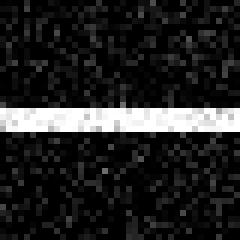
#> input picture workbook/projects/ch04/ml/cnn/test_images/horizontal_variation_1.png, 40 x 40 px (shown 6 times larger)
$ python class.py
#> lines starting #> are read from the running program, lines starting #| are printed output that depends on the picture
import numpy as np
from PIL import Image
import os

class SimpleCNN:
    def __init__(self, img_size=40):
#> in load_and_preprocess_image, img is the input picture: PIL image 40x40 L; min 0, max 255, mean 35.3
        self.img_size = img_size
        self.filter = np.array([[1, -1], [-1, 1]])  # Simple edge detection filter
        self.weights = np.random.rand(3, (img_size // 2) * (img_size // 2)) * 0.01  # For 3 classes
        self.biases = np.zeros(3)

    def convolve(self, img, conv_filter):
        output_dim = img.shape[0] - conv_filter.shape[0] + 1
#> output_dim = 39
        output = np.zeros((output_dim, output_dim))

        for i in range(output_dim):
            for j in range(output_dim):
                region = img[i:i+conv_filter.shape[0], j:j+conv_filter.shape[1]]
                output[i, j] = np.sum(region * conv_filter)
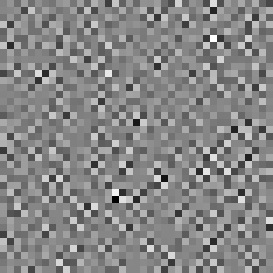
#> output: shape (39, 39) float64 (shown 7 times larger); min -0.529, max 0.475, mean -0.000142; drawn with min black and max white
        return output

    def relu(self, matrix):
        return np.maximum(0, matrix)
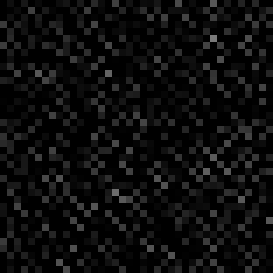
#> returned value: shape (39, 39) float64 (shown 7 times larger); min 0, max 0.475, mean 0.0515

    def max_pool(self, matrix, size=2, stride=2):
#> called with size = 2, stride = 2
        output_dim = matrix.shape[0] // size
#> output_dim = 19
        pooled = np.zeros((output_dim, output_dim))

        for i in range(0, matrix.shape[0], stride):
            for j in range(0, matrix.shape[1], stride):
                pooled[i // size, j // size] = np.max(matrix[i:i + size, j:j + size])
        return pooled

    def flatten(self, matrix):
        return matrix.flatten()

    def forward(self, img):
        # Convolution step
        conv_output = self.convolve(img, self.filter)
        # Apply ReLU
        relu_output = self.relu(conv_output)
        # Max Pooling
        pooled_output = self.max_pool(relu_output)
        # Flatten for fully connected layer
        flat_output = self.flatten(pooled_output)
        # Fully Connected Layer
        scores = np.dot(self.weights, flat_output) + self.biases
        return np.argmax(scores)  # Class prediction (0: horizontal, 1: vertical, 2: diagonal)

    def load_and_preprocess_image(self, image_path):
        img = Image.open(image_path).convert('L').resize((self.img_size, self.img_size))
        img_array = np.array(img) / 255.0  # Normalize
        return img_array

    def predict(self, image_path):
        img_array = self.load_and_preprocess_image(image_path)
        prediction = self.forward(img_array)
        line_types = ['horizontal', 'vertical', 'diagonal']
        print(f"Predicted Line Type: {line_types[prediction]}")
        return line_types[prediction]

# Usage
# Assuming images are saved in 'test_images/' directory
cnn_model = SimpleCNN(img_size=40)

# Test prediction on a sample image
test_image_path = 'test_images/horizontal_variation_1.png'
#> (the run stopped early here; a loop or call above may not have finished)
